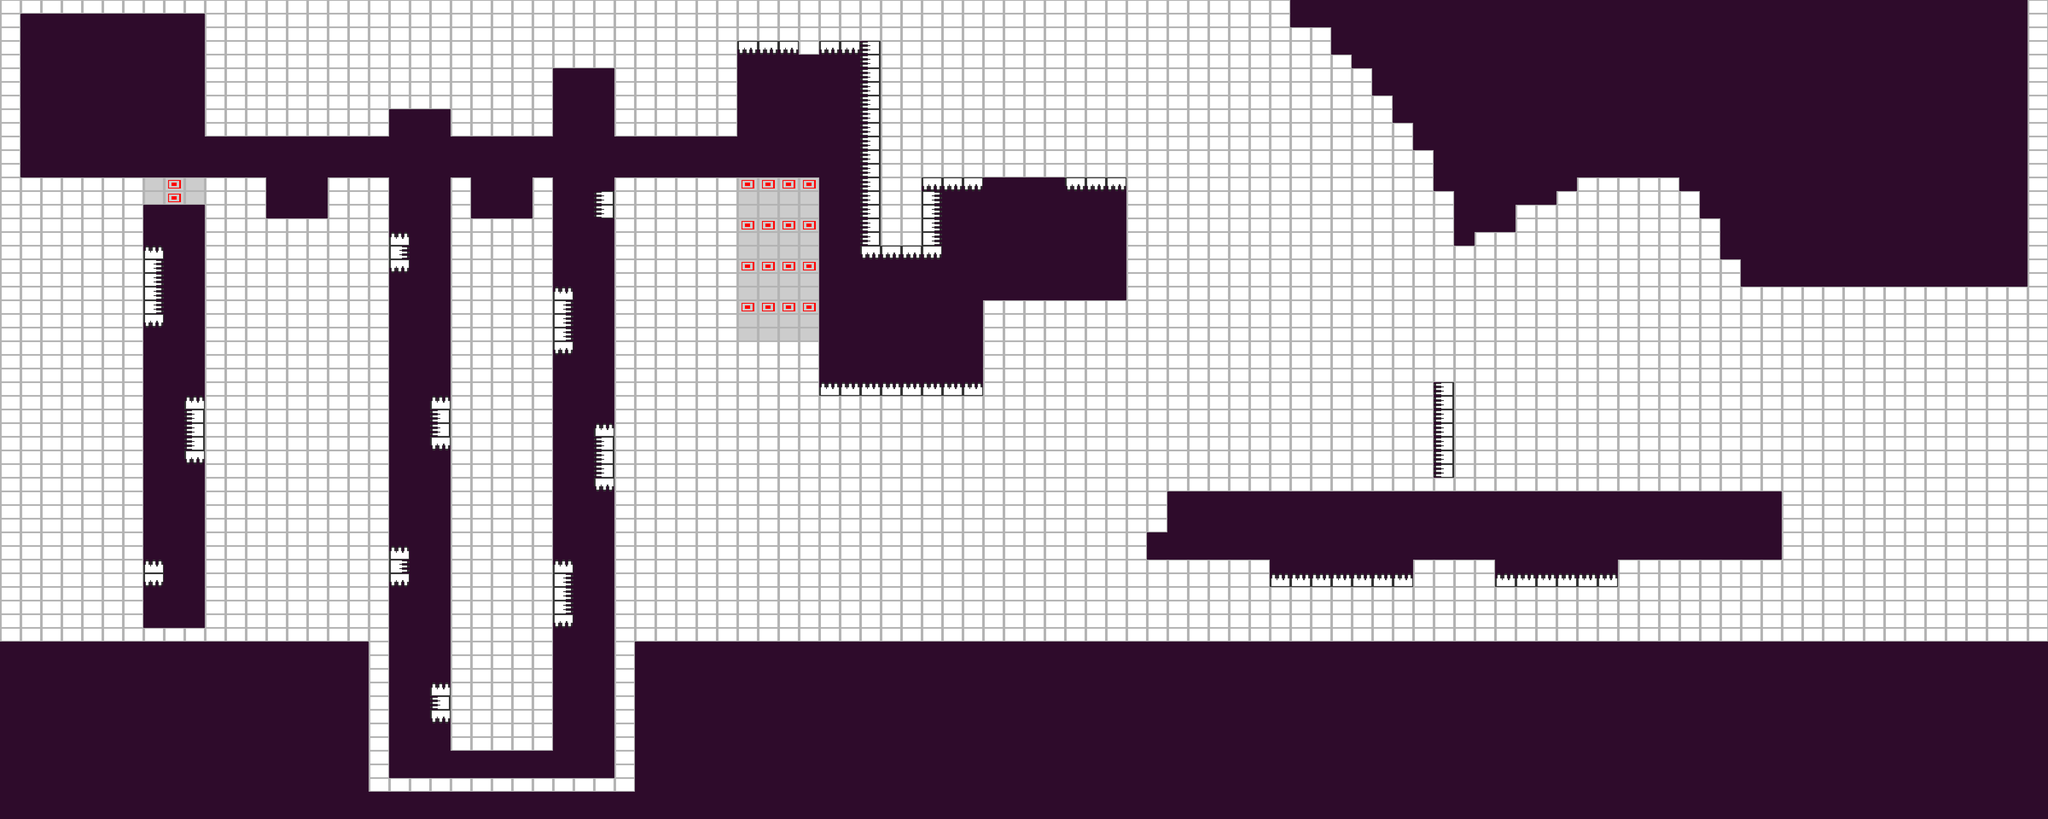

Rendered tile map (Tiled .tmx) drawn with the repository's tilesets; below, a short description and the map source with its tile grids summarised:
An orthogonal 100x60 tile map with 48x32 px tiles, 3 tile layers (background, ladders, platforms) and 14 objects (4x MovingBlock, 3x EndLevel, 2x Switch, 2x Tree, CheckPoint, ...).

<map version="1.0" orientation="orthogonal" width="100" height="60" tilewidth="48" tileheight="32" backgroundcolor="#2e0b2b">
 <properties>
  <property name="LevelType" value="NoMachine" />
  <property name="Lighting" value="Dusk" />
  <property name="Title" value="Pits of Despair" />
 </properties>
 <tileset firstgid="1" name="level_tiles" tilewidth="48" tileheight="32">
  <image source="level_tiles.png" width="192" height="128" />
 </tileset>
 <layer name="background" width="100" height="60">
  <data>[6000 cells, 0 non-empty, 0 distinct tile ids]</data>
 </layer>
 <layer name="ladders" width="100" height="60">
  <data>[6000 cells, 0 non-empty, 0 distinct tile ids]</data>
 </layer>
 <layer name="platforms" width="100" height="60">
  <data>[6000 cells, 3363 non-empty, 7 distinct tile ids]</data>
 </layer>
 <objectgroup name="objects" width="100" height="60">
  <object name="CheckPoint1" type="CheckPoint" x="96" y="384" width="48" height="32" />
  <object name="MovingBlock" type="MovingBlock" x="624" y="384" width="48" height="32">
   <properties>
    <property name="Move" value="Vertical" />
    <property name="PauseBottom" value="-1" />
    <property name="PauseTop" value="1.0" />
    <property name="Speed" value="1" />
    <property name="StartDir" value="-1" />
    <property name="Switch" value="1" />
   </properties>
  </object>
  <object name="Switch" type="Switch" x="384" y="1440" width="48" height="32">
   <properties>
    <property name="Code" value="1" />
    <property name="State" value="0" />
   </properties>
  </object>
  <object name="Switch" type="Switch" x="960" y="1792" width="48" height="32">
   <properties>
    <property name="Code" value="2" />
    <property name="State" value="0" />
   </properties>
  </object>
  <object name="MovingBlock" type="MovingBlock" x="1104" y="384" width="48" height="32">
   <properties>
    <property name="Move" value="Vertical" />
    <property name="PauseBottom" value="-1" />
    <property name="PauseTop" value="1.0" />
    <property name="Speed" value="1" />
    <property name="StartDir" value="-1" />
    <property name="Switch" value="2" />
   </properties>
  </object>
  <object name="MovingBlock" type="MovingBlock" x="912" y="288" width="48" height="32">
   <properties>
    <property name="Move" value="Vertical" />
    <property name="PauseBottom" value="-1" />
    <property name="PauseTop" value="0" />
    <property name="Speed" value="1" />
    <property name="StartDir" value="-1" />
    <property name="Switch" value="2" />
   </properties>
  </object>
  <object name="MovingBlock" type="MovingBlock" x="1296" y="192" width="48" height="32">
   <properties>
    <property name="Move" value="Vertical" />
    <property name="PauseBottom" value="-1" />
    <property name="PauseTop" value="5.5" />
    <property name="Speed" value="1" />
    <property name="StartDir" value="-1" />
    <property name="Switch" value="2" />
   </properties>
  </object>
  <object name="EndLevel" type="EndLevel" x="2496" y="672" width="48" height="32">
   <properties>
    <property name="Clone" value="0" />
    <property name="State" value="500" />
    <property name="Time" value="41" />
   </properties>
  </object>
  <object name="EndLevel" type="EndLevel" x="2544" y="672" width="48" height="32">
   <properties>
    <property name="Clone" value="1" />
    <property name="State" value="500" />
    <property name="Time" value="47" />
   </properties>
  </object>
  <object name="EndLevel" type="EndLevel" x="2592" y="672" width="48" height="32">
   <properties>
    <property name="Clone" value="2" />
    <property name="State" value="500" />
    <property name="Time" value="65" />
   </properties>
  </object>
  <object name="LevelStartCamera" type="LevelStartCamera" x="2448" y="544" width="48" height="32" />
  <object name="Tree" type="Tree" x="2352" y="416" width="48" height="32">
   <properties>
    <property name="Base" value="LightBulb" />
    <property name="Light" value="Alarm" />
    <property name="LightRange" value="1.0" />
    <property name="startDir" value="-1" />
   </properties>
  </object>
  <object name="Tree" type="Tree" x="1872" y="128" width="48" height="32">
   <properties>
    <property name="Base" value="LightBulb" />
    <property name="Light" value="Alarm" />
    <property name="LightRange" value="1.0" />
    <property name="startDir" value="-1" />
   </properties>
  </object>
  <object name="Collectible" type="Collectible" x="1776" y="384" width="48" height="32">
   <properties>
    <property name="CollectType" value="OneEnergy" />
   </properties>
  </object>
 </objectgroup>
</map>
